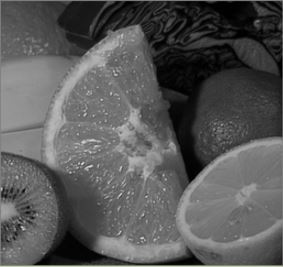
//> input picture hw1/hw1/orange.jpg, 283 x 267 px
$ ./hw1   (built with g++ and OpenCV 4)
//> lines starting //> are read from the running program, lines starting //| are printed output that depends on the picture; after the words box and inside, x2 and y2 are one past the last pixel; in counts of white or black regions, pixels touching at a corner belong together
#include <opencv2\opencv.hpp>
#include <opencv2\core\core.hpp>
#include <opencv2\highgui\highgui.hpp>

using namespace cv;
using namespace std;

Mat getHistogram(const Mat &srcImage)
{
	//计算直方图
	MatND hist;
	int channel = 0;
	int dims = 1;
	int size = 256;
	float hranges[] = { 0, 255 };
	const float *ranges[] = { hranges };
	calcHist(&srcImage, 1, &channel, Mat(), hist, dims, &size, ranges);
	//获取最大值和最小值
	double minVal = 0, maxVal = 0;
	minMaxLoc(hist, &minVal, &maxVal, 0, 0);
	//显示直方图
	Mat dstImage(size, size, CV_8U, Scalar(255));
	int hpt = static_cast<int>(size);
	for (int i = 0; i < size; i++) {
		//计算直方图高度
		float binVal = hist.at<float>(i);
		int intVal = static_cast<int>(binVal*hpt / maxVal);
		//两点之间绘制一条线段
		line(dstImage, Point(i, size), Point(i, size - intVal), Scalar(0));
	}
	return dstImage;
}

int main()
{
	//读取原图
	Mat srcImage = imread("orange.jpg", 0);
//> srcImage: 267 rows x 283 cols, CV_8UC1; min 0, max 229, mean 87.5
	imshow("source Image", srcImage);
	if (!srcImage.data)
	{
		cout << "fail to load image!" << endl;
	}
	//计算直方图
	Mat hist1;
	hist1 = getHistogram(srcImage);
//> in getHistogram, `calcHist(&srcImage, 1, &channel, Mat(), hist, dims, &size, ranges);`: hist = 256 values, max 949 at index 113, min 0 at index 210, mean 295.2
//> in getHistogram, `minMaxLoc(hist, &minVal, &maxVal, 0, 0);`: maxVal = 949
//> the loop in getHistogram, `for (int i = 0; i < size; i++)` made 256 passes
//> (binVal, intVal) on passes 1 to 3: (233, 62), (282, 76), (309, 83)
//> after the loop in getHistogram, `for (int i = 0; i < size; i++)`:
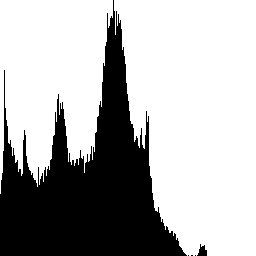
//> dstImage: 256 rows x 256 cols, CV_8UC1; 69.1% white; 5 black regions (3 under 20 px), largest, box (x1, y1, x2, y2) and area: (0, 0, 187, 256) 20196, (197, 244, 207, 256) 75
	imshow("source Histogram", hist1);
	imwrite("srcHist.jpg", hist1);
	//计算均衡化图
	Mat dstImage;
	equalizeHist(srcImage, dstImage);
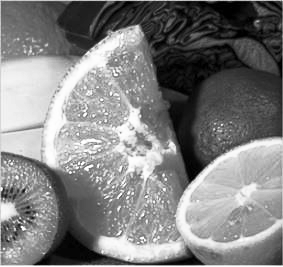
//> dstImage: 267 rows x 283 cols, CV_8UC1; min 0, max 255, mean 128
	imshow("equalized Image", dstImage);
	imwrite("dstImage.jpg", dstImage);
	//计算均衡化直方图
	Mat hist2;
	hist2 = getHistogram(dstImage);
//> in getHistogram (call 2), `calcHist(&srcImage, 1, &channel, Mat(), hist, dims, &size, ranges);`: hist = 256 values, max 949 at index 168, min 0 at index 4, mean 294.5
//> the loop in getHistogram (call 2), `for (int i = 0; i < size; i++)` made 256 passes
//> after the loop in getHistogram (call 2), `for (int i = 0; i < size; i++)`:
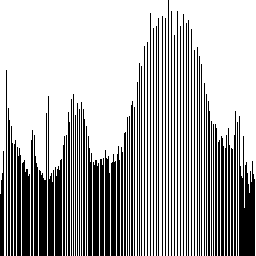
//> dstImage: 256 rows x 256 cols, CV_8UC1; 69.1% white; 73 black regions, largest, box (x1, y1, x2, y2) and area: (239, 116, 255, 256) 1372, (39, 113, 47, 256) 708, (22, 160, 30, 256) 703
	imshow("equalized Histogram", hist2);
	imwrite("dstHist.jpg", hist2);

	waitKey(0);
}
